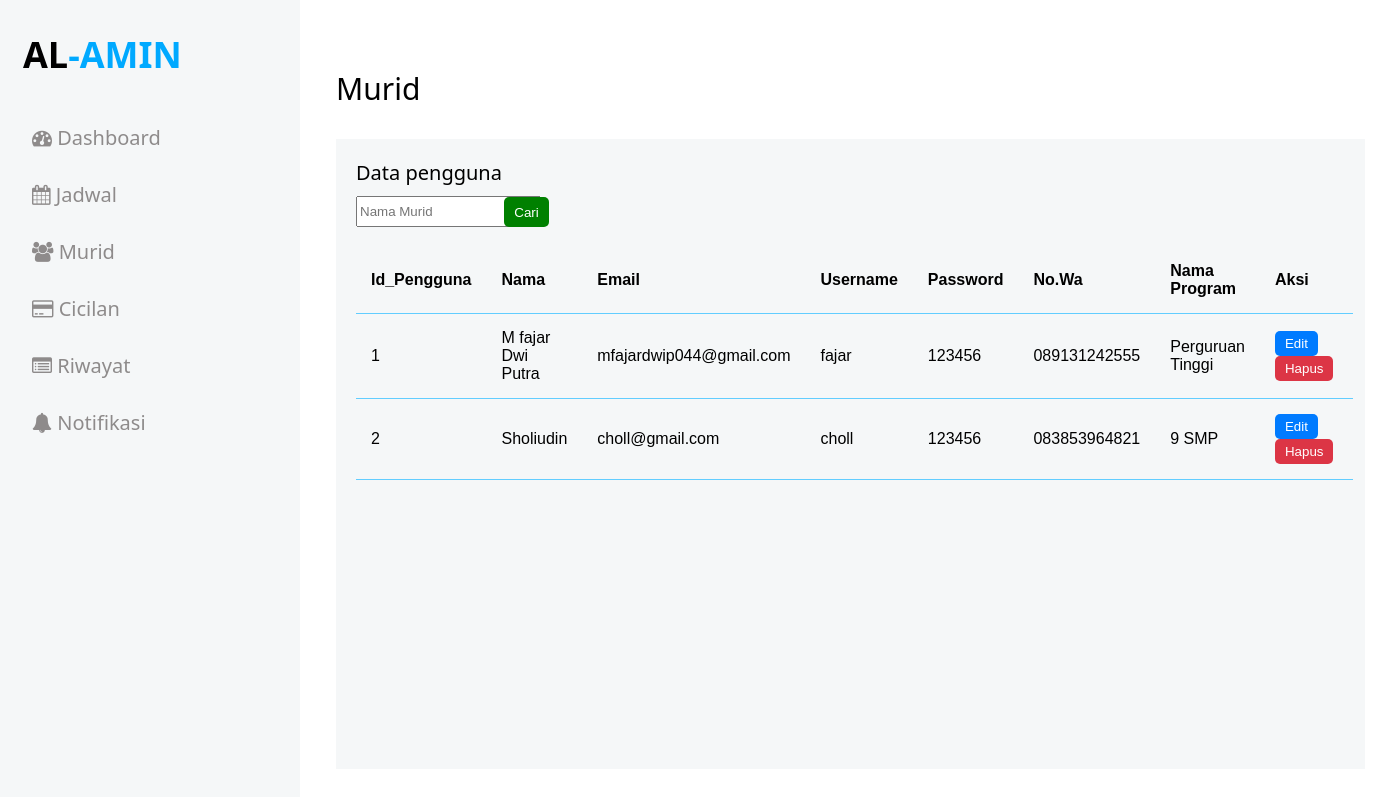
/murid.php, run on an earlier commit of the app's database.
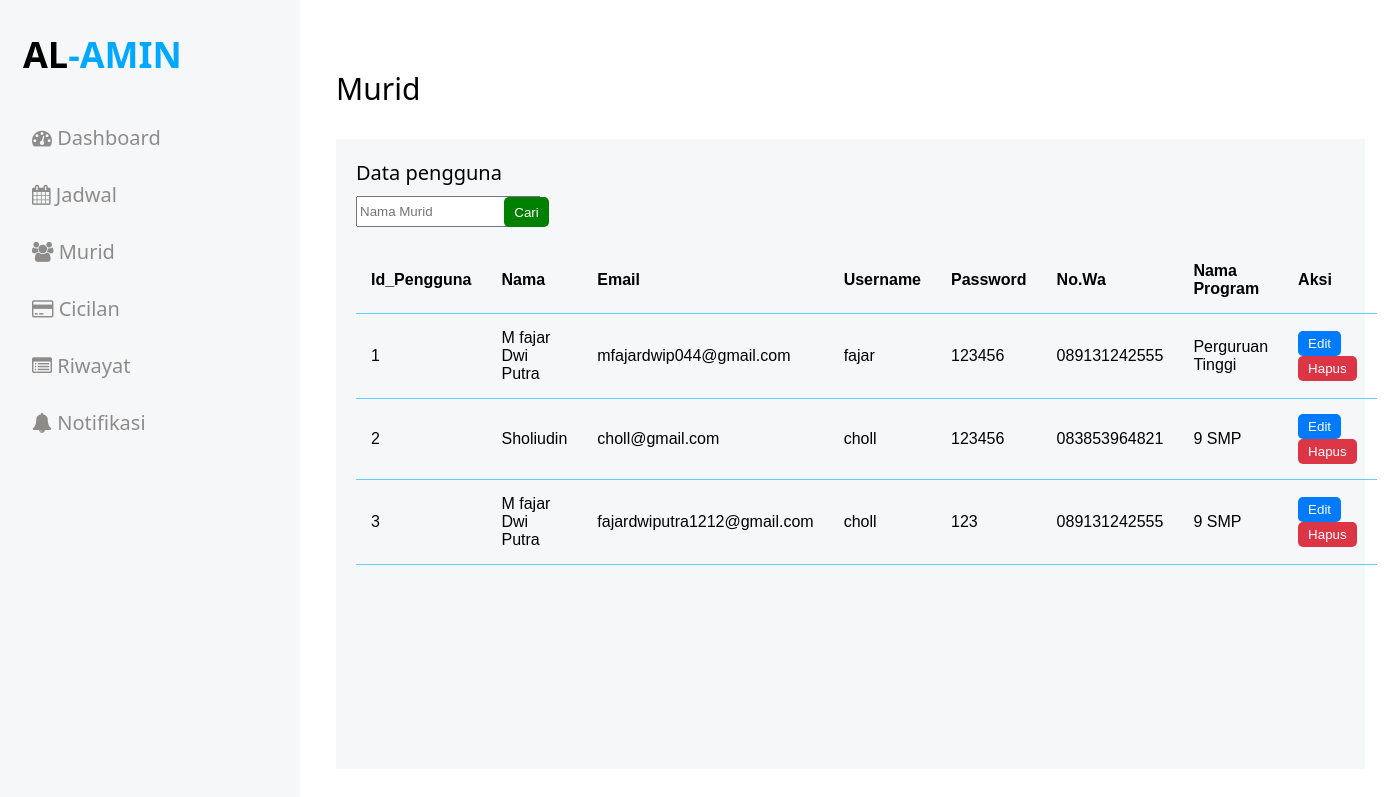
And on a later commit of the database.
### tables this page shows
CREATE TABLE `data_pengguna` (
  `id_pengguna` int(11) NOT NULL,
  `nama` varchar(50) NOT NULL,
  `email` varchar(50) NOT NULL,
  `username` varchar(15) NOT NULL,
  `password` varchar(20) NOT NULL,
  `no_wa` char(13) NOT NULL,
  `jenis_kelamin` varchar(10) NOT NULL,
  `status` varchar(10) NOT NULL,
  `id_program` char(10) NOT NULL
);

CREATE TABLE `paket_program` (
  `id_program` char(10) NOT NULL,
  `nama_program` varchar(20) NOT NULL,
  `harga` int(20) NOT NULL,
  `deskripsi` varchar(150) NOT NULL
);

### murid.php (the view, shortened to what this page needs)
<!Doctype HTML>
<html>
<head>
    <link rel="stylesheet" href="css/style.css" type="text/css" />
    <link rel="stylesheet" href="https://cdnjs.cloudflare.com/ajax/libs/font-awesome/4.7.0/css/font-awesome.min.css">
</head>
<body>
    <div id="mySidenav" class="sidenav">
        <p class="logo" style="position: relative; right: 5px;"><span>AL</span>-AMIN</p>
        <a href="index.php" class="icon-a"><i class="fa fa-dashboard icons"></i> Dashboard</a>
        <a href="jadwal.php" class="icon-a"><i class="fa fa-calendar icons"></i> Jadwal</a>
        <a href="murid.php" class="icon-a"><i class="fa fa-users icons"></i> Murid</a>
        <a href="cicilan.php" class="icon-a"><i class="fa fa-credit-card"></i> Cicilan</a>
        <a href="riwayat.php" class="icon-a"><i class="fa fa-list-alt icons"></i> Riwayat</a>
        <a href="notifikasi.php" class="icon-a"><i class="fa fa-regular fa-bell"></i> Notifikasi</a>
    </div>
    <div id="main">
        <div id="main">
        </div>
        <div class="head">
            <div class="col-div-6">
                <span style="font-size:30px;cursor:pointer; color: black;" class="nav">Murid</span>
            </div>
        </div>
        <?php
        require_once('php/koneksi.php');
        $query = "SELECT
        data_pengguna.id_pengguna,
        data_pengguna.nama,
        data_pengguna.email,
        data_pengguna.username,
        data_pengguna.password,
        data_pengguna.no_wa,
        paket_program.nama_program
        FROM
        data_pengguna
        JOIN
        paket_program ON data_pengguna.id_program = paket_program.id_program";
        $result = $conn->query($query);
        ?>
        <div class="col-div-81" style="position: relative; top: 30px; left: 20px;">
            <div class="box-9" style="height: 630px;">
                <div class="content-box">
                    <div class="bulan-container">
                        <p>Data pengguna</p>
                        <input style="position: relative; height: 25px;  top: 10px;" type="text" id="pembayaran_jan" name="pembayaran_jan" class="pembayaran-input" placeholder="Nama Murid" required>
                    </div>
                    <button class="cari-button" style="height: 30px; background-color: green; position: relative; left: 15%; bottom: 20px;" onclick="cari()">Cari</button>
                    <br />
                    <table>
                        <tr>
                            <th>Id_Pengguna</th>
                            <th>Nama</th>
                            <th>Email</th>
                            <th>Username</th>
                            <th>Password</th>
                            <th>No.Wa</th>
                            <th>Nama Program</th>
                            <th>Aksi </th>
                        </tr>
                        <?php
                        while ($row = $result->fetch_assoc()) {
                            echo "<tr>";
                            echo "<td>" . $row["id_pengguna"] . "</td>";
                            echo "<td>" . $row["nama"] . "</td>";
                            echo "<td>" . $row["email"] . "</td>";
                            echo "<td>" . $row["username"] . "</td>";
                            echo "<td>" . $row["password"] . "</td>";
                            echo "<td>" . $row["no_wa"] . "</td>";
                            echo "<td>" . $row["nama_program"] . "</td>";
                            echo "<td><button class='edit-button' onclick='editRow(this)'>Edit</button> <button class='delete-button' onclick='deleteRow(this)'>Hapus</button></td>";
                            echo "</tr>";
                        }
                        ?>
                    </table>
                </div>
            </div>
        </div>
    </body>
    </html>

What changed in the data, as far as the page shows it:
added data_pengguna: id_pengguna "3", nama "M fajar Dwi Putra", email "fajardwiputra1212@gmail.com", username "choll", password "123", no_wa "089131242555", id_program.nama_program "9 SMP"
